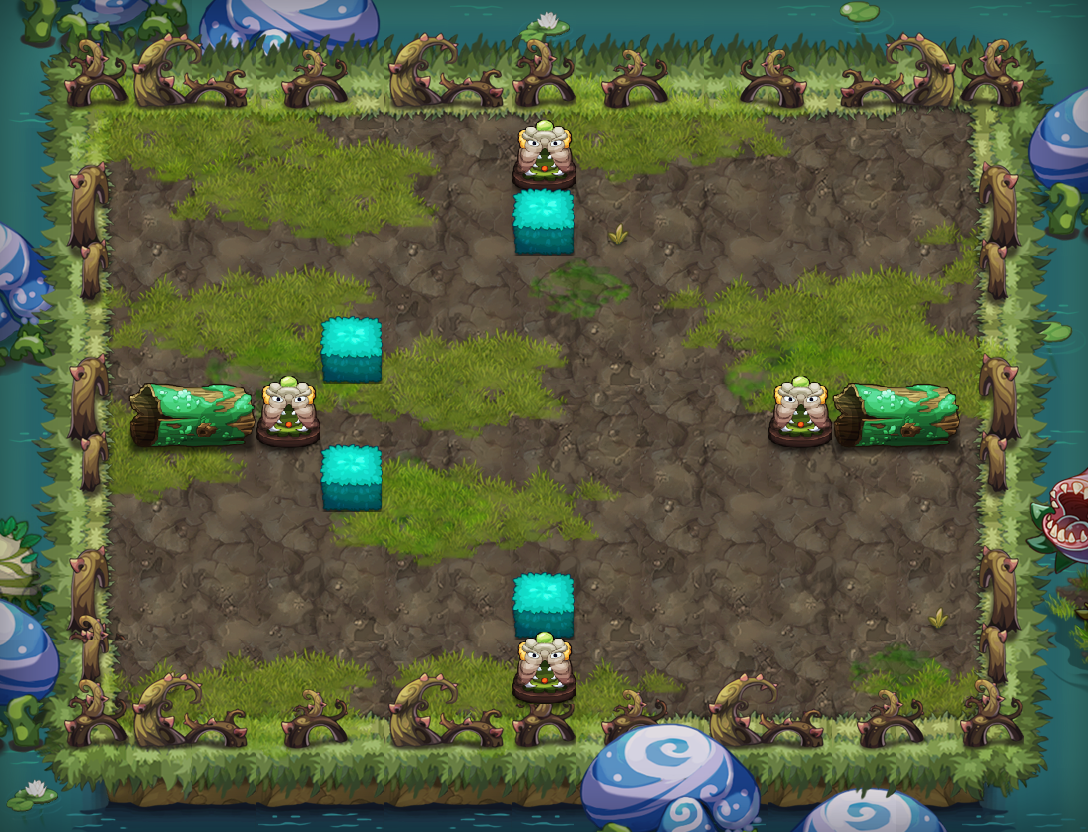

The image is a tile-based game level rendered from a .tmx file. Its description and source (layers, tilesets, objects; grid data summarised) follow:
An orthogonal 17x13 tile map with 64x64 px tiles, 19 tile layers (PASS, 块层 14, 块层 15, 块层 16, ...) and 13 objects (9x TRAP, 3x bwh3, PLAYER).

<map version="1.0" orientation="orthogonal" width="17" height="13" tilewidth="64" tileheight="64">
 <properties>
  <property name="DESTRY1" value="221" />
  <property name="DESTRY2" value="225" />
  <property name="DESTRY3" value="223" />
  <property name="DESTRY_COUNT" value="3" />
  <property name="EXP" value="590" />
  <property name="ITEM" value="D017" />
  <property name="MONEY" value="885" />
  <property name="START_SCRIPT" value="lv55" />
 </properties>
 <tileset firstgid="1" name="swzz" tilewidth="64" tileheight="64">
  <image source="swzz-hd.png" width="1000" height="2048" />
 </tileset>
 <layer name="PASS" width="17" height="13">
  <data>[221 cells, 116 non-empty, 17 distinct tile ids]</data>
 </layer>
 <layer name="块层 14" width="17" height="13">
  <data>[221 cells, 173 non-empty, 22 distinct tile ids]</data>
 </layer>
 <layer name="块层 15" width="17" height="13">
  <data>[221 cells, 61 non-empty, 31 distinct tile ids]</data>
 </layer>
 <layer name="块层 16" width="17" height="13">
  <data>[221 cells, 36 non-empty, 17 distinct tile ids]</data>
 </layer>
 <layer name="块层 2" width="17" height="13">
  <data>[221 cells, 104 non-empty, 8 distinct tile ids]</data>
 </layer>
 <layer name="块层 18" width="17" height="13">
  <data>[221 cells, 70 non-empty, 10 distinct tile ids]</data>
 </layer>
 <layer name="块层 19" width="17" height="13">
  <data>[221 cells, 30 non-empty, 10 distinct tile ids]</data>
 </layer>
 <layer name="块层 4" width="17" height="13">
  <data>[221 cells, 17 non-empty, 6 distinct tile ids]</data>
 </layer>
 <layer name="块层 3" width="17" height="13">
  <data>[221 cells, 66 non-empty, 14 distinct tile ids]</data>
 </layer>
 <layer name="块层 6" width="17" height="13">
  <data>[221 cells, 27 non-empty, 14 distinct tile ids]</data>
 </layer>
 <layer name="块层 17" width="17" height="13">
  <data>[221 cells, 56 non-empty, 5 distinct tile ids]</data>
 </layer>
 <layer name="SHELTER 10" width="17" height="13">
  <data>[221 cells, 15 non-empty, 5 distinct tile ids]</data>
 </layer>
 <layer name="SHELTER 9" width="17" height="13">
  <data>[221 cells, 1 non-empty, 1 distinct tile ids]</data>
 </layer>
 <layer name="SHELTER 8" width="17" height="13">
  <data>[221 cells, 1 non-empty, 1 distinct tile ids]</data>
 </layer>
 <layer name="SHELTER 6" width="17" height="13">
  <data>[221 cells, 1 non-empty, 1 distinct tile ids]</data>
 </layer>
 <layer name="SHELTER 5" width="17" height="13">
  <data>[221 cells, 6 non-empty, 3 distinct tile ids]</data>
 </layer>
 <layer name="SHELTER 4" width="17" height="13">
  <data>[221 cells, 1 non-empty, 1 distinct tile ids]</data>
 </layer>
 <layer name="SHELTER 2" width="17" height="13">
  <data>[221 cells, 1 non-empty, 1 distinct tile ids]</data>
 </layer>
 <layer name="SHELTER 1" width="17" height="13">
  <data>[221 cells, 1 non-empty, 1 distinct tile ids]</data>
 </layer>
 <objectgroup name="对象层 1" width="34" height="26">
  <object name="PLAYER" type="PLAYER" x="832" y="192" width="64" height="64" />
  <object name="bwh3" x="192" y="576" width="64" height="64">
   <properties>
    <property name="lua_ai" value="monster_bwh_ai" />
    <property name="quality" value="bwh3.quality" />
   </properties>
  </object>
  <object name="bwh3" x="192" y="192" width="64" height="64">
   <properties>
    <property name="lua_ai" value="monster_bwh_ai" />
    <property name="quality" value="bwh3.quality" />
   </properties>
  </object>
  <object name="bwh3" x="832" y="576" width="64" height="64">
   <properties>
    <property name="lua_ai" value="monster_bwh_ai" />
    <property name="quality" value="bwh3.quality" />
   </properties>
  </object>
  <object name="bh1" type="TRAP" x="320" y="384" width="64" height="64">
   <properties>
    <property name="trap_ani" value="black_hole.actor" />
    <property name="trap_floor" value="true" />
    <property name="trap_id" value="2" />
    <property name="trap_sh" value="0.1" />
    <property name="trap_sw" value="0.1" />
   </properties>
  </object>
  <object name="bh1" type="TRAP" x="704" y="448" width="64" height="64">
   <properties>
    <property name="trap_ani" value="black_hole.actor" />
    <property name="trap_floor" value="true" />
    <property name="trap_id" value="2" />
    <property name="trap_sh" value="0.1" />
    <property name="trap_sw" value="0.1" />
   </properties>
  </object>
  <object name="xy1" type="TRAP" x="320" y="384" width="64" height="64">
   <properties>
    <property name="lua_ai" value="trap_mire_ai" />
    <property name="trap_sh" value="0.1" />
    <property name="trap_sw" value="0.1" />
   </properties>
  </object>
  <object name="xy1" type="TRAP" x="704" y="448" width="64" height="64">
   <properties>
    <property name="lua_ai" value="trap_mire_ai" />
    <property name="trap_sh" value="0.1" />
    <property name="trap_sw" value="0.1" />
   </properties>
  </object>
  <object name="pg1" type="TRAP" x="512" y="256" width="64" height="64">
   <properties>
    <property name="trap_ani" value="poison_ground.actor" />
    <property name="trap_floor" value="true" />
    <property name="trap_script" value="target(&quot;PLAYER&quot;):onDamage(target(&quot;PLAYER&quot;):getHP()*0.1,&quot;TRAP&quot;);" />
    <property name="trap_start_mode" value="0" />
   </properties>
  </object>
  <object name="pg1" type="TRAP" x="512" y="320" width="64" height="64">
   <properties>
    <property name="trap_ani" value="poison_ground.actor" />
    <property name="trap_floor" value="true" />
    <property name="trap_script" value="target(&quot;PLAYER&quot;):onDamage(target(&quot;PLAYER&quot;):getHP()*0.1,&quot;TRAP&quot;);" />
    <property name="trap_start_mode" value="0" />
   </properties>
  </object>
  <object name="pg1" type="TRAP" x="512" y="384" width="64" height="64">
   <properties>
    <property name="trap_ani" value="poison_ground.actor" />
    <property name="trap_floor" value="true" />
    <property name="trap_script" value="target(&quot;PLAYER&quot;):onDamage(target(&quot;PLAYER&quot;):getHP()*0.1,&quot;TRAP&quot;);" />
    <property name="trap_start_mode" value="0" />
   </properties>
  </object>
  <object name="pg1" type="TRAP" x="512" y="448" width="64" height="64">
   <properties>
    <property name="trap_ani" value="poison_ground.actor" />
    <property name="trap_floor" value="true" />
    <property name="trap_script" value="target(&quot;PLAYER&quot;):onDamage(target(&quot;PLAYER&quot;):getHP()*0.1,&quot;TRAP&quot;);" />
    <property name="trap_start_mode" value="0" />
   </properties>
  </object>
  <object name="pg1" type="TRAP" x="512" y="512" width="64" height="64">
   <properties>
    <property name="trap_ani" value="poison_ground.actor" />
    <property name="trap_floor" value="true" />
    <property name="trap_script" value="target(&quot;PLAYER&quot;):onDamage(target(&quot;PLAYER&quot;):getHP()*0.1,&quot;TRAP&quot;);" />
    <property name="trap_start_mode" value="0" />
   </properties>
  </object>
 </objectgroup>
</map>
